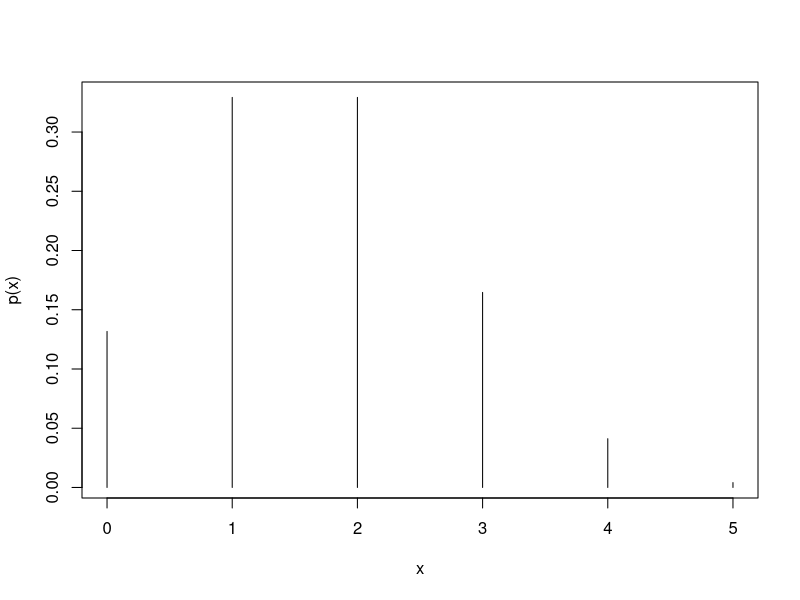
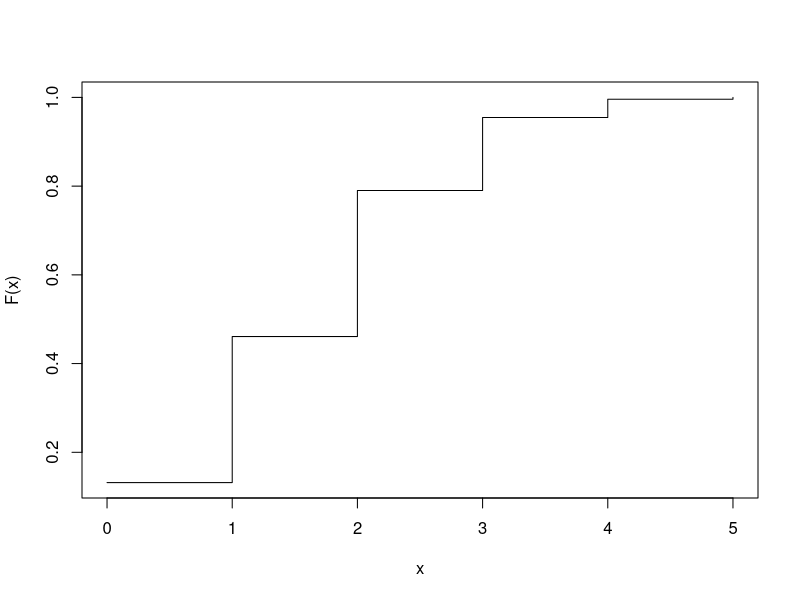

R code for these plots, in order:
dbinom(4,10,0.3) #prob
pbinom(4,10,0.3) #banaketa funtz

dpois(8,3)
ppois(8,3) #prob metatua

dhyper(2,4,6,3)  #(x, arrakasta kop, porrot kop, zenbat hartu)
phyper(2,4,6,3) #P(X>=2)
1-phyper(1,4,6,3) #P(X<1)

Dado<-1:6
sample(Dado,1) #behin
sample(Dado,10,replace = T) #hamar aldiz, errepikapenarekin
dadotrukatua<-c(0.1,0.1,0.1,0.1,0.1,0.5)
sample(Dado,10,replace = T,prob = dadotrukatua)

x<-0:5 #gutxienez 0 aldiz, gehienez 5
plot(x,dbinom(x,5,2/6),type = "h",ylab = "p(x)")

plot(x,pbinom(x,5,2/6),type = "s",ylab = "F(x)")
